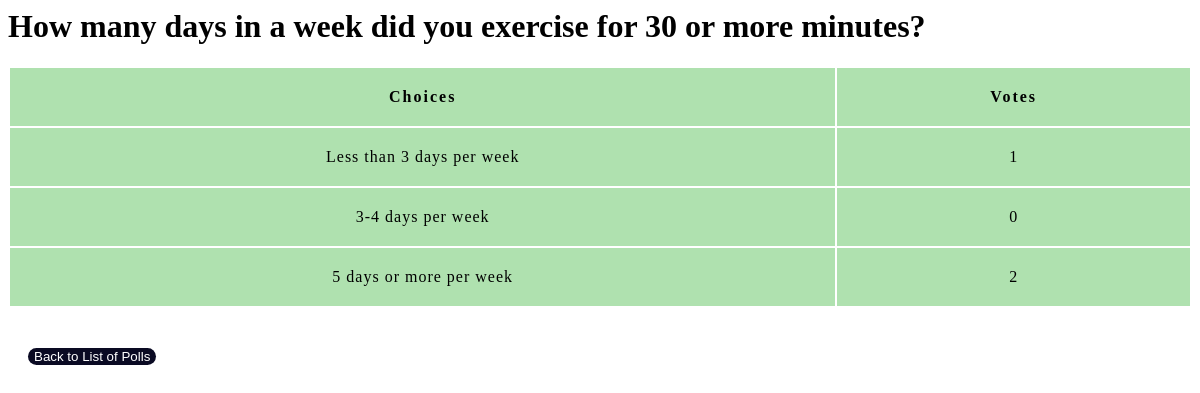
/polls/9/results/, run on the app's committed database.
### polls/models.py (models this page shows, shortened)
class Question(models.Model):
    question_text = models.CharField(max_length=200)
    pub_date = models.DateTimeField('date published')
    end_date = models.DateTimeField('date ended', null=True, blank=True)

class Choice(models.Model):
    question = models.ForeignKey(Question, on_delete=models.CASCADE)
    choice_text = models.CharField(max_length=200)
    @property
    def votes(self):
        return Vote.objects.filter(choice=self).count()

### polls/views.py (the view)
# urls.py: path('<int:pk>/results/', views.ResultsView.as_view(), name='results'),
class ResultsView(generic.DetailView):
    model = Question
    template_name = 'polls/results.html'
    def get_queryset(self):
        return Question.objects.filter(pub_date__lte=timezone.localtime())

### polls/templates/polls/results.html (shortened to what this page needs)
{% load static %}
<link rel="stylesheet" href="{% static 'polls/style.css' %}">
<h1>{{ question.question_text }}</h1>
<table>
    <colgroup>
       <col span="1" style="width: 70%;">
       <col span="1" style="width: 30%;">
    </colgroup>
    <thead>
        <tr>
            <th>Choices</th>
            <th>Votes</th>
        </tr>
    </thead>
    <tbody>
        <tr>
            {% for choice in question.choice_set.all %}
            <td> {{ choice.choice_text }} </td>
            <td> {{ choice.votes }} </td>
        <tr>
        {% endfor %}
    </tbody>
</table>
<pre><a href="{% url 'polls:index' %}">
<p style="text-indent: 20px"><button type="button">{{"Back to List of Polls"}}</button>
</a></pre>

### polls/static/polls/style.css (style rules this page uses)
button { background-color:#0a0a23; color: #fff; border:none; border-radius:15px; text-align: center; }
table { table-layout: fixed; width: 100%; border-collapse: collapse; background-color: #AFE1AF; }
thead th:nth-child(1) { width: 30%; }
thead th:nth-child(2) { width: 20%; }
th, td { padding: 20px; }
thead th { font-family: 'Rock Salt', cursive; }
th { letter-spacing: 2px; border: 2px solid white; }
td { letter-spacing: 1px; border: 2px solid white; }
tbody td { text-align: center; }

### data on the page
Question: question_text "How many days in a week did you exercise for 30 or more minutes?"
Choice: choice_text "Less than 3 days per week", votes "1"
Choice: choice_text "3-4 days per week", votes "0"
Choice: choice_text "5 days or more per week", votes "2"

### other printed values
{{ "Back to List of Polls" }} "Back to List of Polls"
